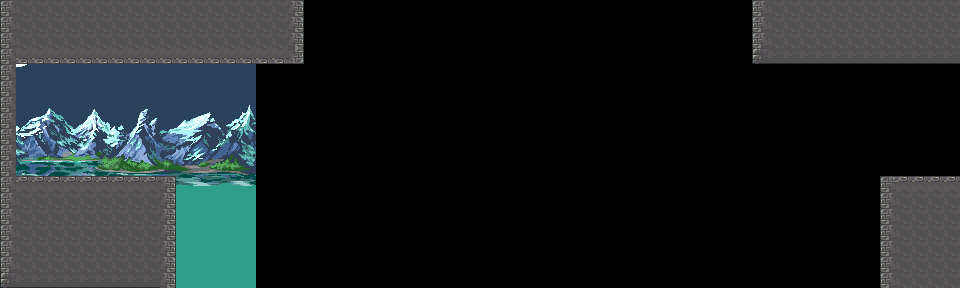

Below is a game level as drawn by its tile map, then a one-line description and the .tmx file that defines it, in full:
An orthogonal 60x18 tile map with 16x16 px tiles, 1 tile layer (main), 1 hidden layer not drawn, 2 tilesets, 2 image layers and 13 objects.

<map version="1.10" tiledversion="1.12.2" orientation="orthogonal" renderorder="right-down" width="60" height="18" tilewidth="16" tileheight="16" infinite="0" nextlayerid="8" nextobjectid="40">
 <editorsettings>
  <export target="../maps/start.tmj" format="json" />
 </editorsettings>
 <tileset firstgid="1" source="props.tsx" />
 <tileset firstgid="12" source="tiles.tsx" />
 <objectgroup id="6" name="props">
  <object id="1" gid="7" x="176" y="288" width="64" height="112" />
  <object id="2" gid="7" x="240" y="288" width="64" height="112" />
  <object id="14" gid="10" x="256" y="176" width="16" height="146.743" />
  <object id="15" gid="10" x="288" y="176" width="16" height="146.743" />
  <object id="16" gid="10" x="224" y="176" width="16" height="146.743" />
  <object id="17" gid="9" x="336" y="160" width="46" height="13" />
  <object id="18" gid="9" x="416" y="160" width="46" height="13" />
  <object id="19" gid="9" x="496" y="144" width="46" height="13" />
  <object id="21" gid="7" x="592" y="288" width="64" height="112" />
  <object id="22" gid="7" x="704" y="288" width="64" height="112" />
  <object id="23" gid="7" x="768" y="288" width="64" height="112" />
  <object id="24" gid="7" x="752" y="176" width="64" height="112" />
  <object id="25" gid="7" x="896" y="176" width="64" height="112" />
 </objectgroup>
 <imagelayer id="3" name="mount_lake" offsetx="0" offsety="-12" parallaxx="0.8" repeatx="1">
  <image source="../images/backgrounds/mount_lake.png" width="256" height="300" />
 </imagelayer>
 <imagelayer id="2" name="example1" visible="0" opacity="0.7">
  <image source="../images/example/working-title1.png" width="800" height="475" />
 </imagelayer>
 <imagelayer id="4" name="moon" offsetx="0" offsety="32" parallaxx="0.1">
  <image source="../images/backgrounds/moon.png" width="35" height="249" />
 </imagelayer>
 <layer id="1" name="main" width="60" height="18">
  <data encoding="csv">
19,20,20,20,20,20,20,20,20,20,20,20,20,20,20,20,20,20,21,0,0,0,0,0,0,0,0,0,0,0,0,0,0,0,0,0,0,0,0,0,0,0,0,0,0,0,0,19,20,20,20,20,20,20,20,20,20,20,20,20,
19,20,20,20,20,20,20,20,20,20,20,20,20,20,20,20,20,20,21,0,0,0,0,0,0,0,0,0,0,0,0,0,0,0,0,0,0,0,0,0,0,0,0,0,0,0,0,19,20,20,20,20,20,20,20,20,20,20,20,20,
19,20,20,20,20,20,20,20,20,20,20,20,20,20,20,20,20,20,21,0,0,0,0,0,0,0,0,0,0,0,0,0,0,0,0,0,0,0,0,0,0,0,0,0,0,0,0,19,20,20,20,20,20,20,20,20,20,20,20,20,
19,1073741837,1073741837,1073741837,1073741837,1073741837,1073741837,1073741837,1073741837,1073741837,1073741837,1073741837,1073741837,1073741837,1073741837,1073741837,1073741837,1073741837,1073741838,0,0,0,0,0,0,0,0,0,0,0,0,0,0,0,0,0,0,0,0,0,0,0,0,0,0,0,0,26,27,27,27,27,27,27,27,27,27,27,27,27,
19,0,0,0,0,0,0,0,0,0,0,0,0,0,0,0,0,0,0,0,0,0,0,0,0,0,0,0,0,0,0,0,0,0,0,0,0,0,0,0,0,0,0,0,0,0,0,0,0,0,0,0,0,0,0,0,0,0,0,0,
19,0,0,0,0,0,0,0,0,0,0,0,0,0,0,0,0,0,0,0,0,0,0,0,0,0,0,0,0,0,0,0,0,0,0,0,0,0,0,0,0,0,0,0,0,0,0,0,0,0,0,0,0,0,0,0,0,0,0,0,
19,0,0,0,0,0,0,0,0,0,0,0,0,0,0,0,0,0,0,0,0,0,0,0,0,0,0,0,0,0,0,0,0,0,0,0,0,0,0,0,0,0,0,0,0,0,0,0,0,0,0,0,0,0,0,0,0,0,0,0,
19,0,0,0,0,0,0,0,0,0,0,0,0,0,0,0,0,0,0,0,0,0,0,0,0,0,0,0,0,0,0,0,0,0,0,0,0,0,0,0,0,0,0,0,0,0,0,0,0,0,0,0,0,0,0,0,0,0,0,0,
19,0,0,0,0,0,0,0,0,0,0,0,0,0,0,0,0,0,0,0,0,0,0,0,0,0,0,0,0,0,0,0,0,0,0,0,0,0,0,0,0,0,0,0,0,0,0,0,0,0,0,0,0,0,0,0,0,0,0,0,
19,0,0,0,0,0,0,0,0,0,0,0,0,0,0,0,0,0,0,0,0,0,0,0,0,0,0,0,0,0,0,0,0,0,0,0,0,0,0,0,0,0,0,0,0,0,0,0,0,0,0,0,0,0,0,0,0,0,0,0,
19,0,0,0,0,0,0,0,0,0,0,0,0,0,0,0,0,0,0,0,0,0,0,0,0,0,0,0,0,0,0,0,0,0,0,0,0,0,0,0,0,0,0,0,0,0,0,0,0,0,0,0,0,0,0,0,0,0,0,0,
19,13,13,13,13,13,13,13,13,13,14,0,0,0,0,0,0,0,0,0,0,0,0,0,0,0,0,0,0,0,0,0,0,0,0,0,0,0,0,0,0,0,0,0,0,0,0,0,0,0,0,0,0,0,0,12,13,13,13,13,
19,20,20,20,20,20,20,20,20,20,21,0,0,0,0,0,0,0,0,0,0,0,0,0,0,0,0,0,0,0,0,0,0,0,0,0,0,0,0,0,0,0,0,0,0,0,0,0,0,0,0,0,0,0,0,19,20,20,20,20,
19,20,20,20,20,20,20,20,20,20,21,0,0,0,0,0,0,0,0,0,0,0,0,0,0,0,0,0,0,0,0,0,0,0,0,0,0,0,0,0,0,0,0,0,0,0,0,0,0,0,0,0,0,0,0,19,20,20,20,20,
19,20,20,20,20,20,20,20,20,20,21,0,0,0,0,0,0,0,0,0,0,0,0,0,0,0,0,0,0,0,0,0,0,0,0,0,0,0,0,0,0,0,0,0,0,0,0,0,0,0,0,0,0,0,0,19,20,20,20,20,
19,20,20,20,20,20,20,20,20,20,21,0,0,0,0,0,0,0,0,0,0,0,0,0,0,0,0,0,0,0,0,0,0,0,0,0,0,0,0,0,0,0,0,0,0,0,0,0,0,0,0,0,0,0,0,19,20,20,20,20,
19,20,20,20,20,20,20,20,20,20,21,0,0,0,0,0,0,0,0,0,0,0,0,0,0,0,0,0,0,0,0,0,0,0,0,0,0,0,0,0,0,0,0,0,0,0,0,0,0,0,0,0,0,0,0,19,20,20,20,20,
26,27,27,27,27,27,27,27,27,27,21,0,0,0,0,0,0,0,0,0,0,0,0,0,0,0,0,0,0,0,0,0,0,0,0,0,0,0,0,0,0,0,0,0,0,0,0,0,0,0,0,0,0,0,0,19,20,20,20,20
</data>
 </layer>
</map>
